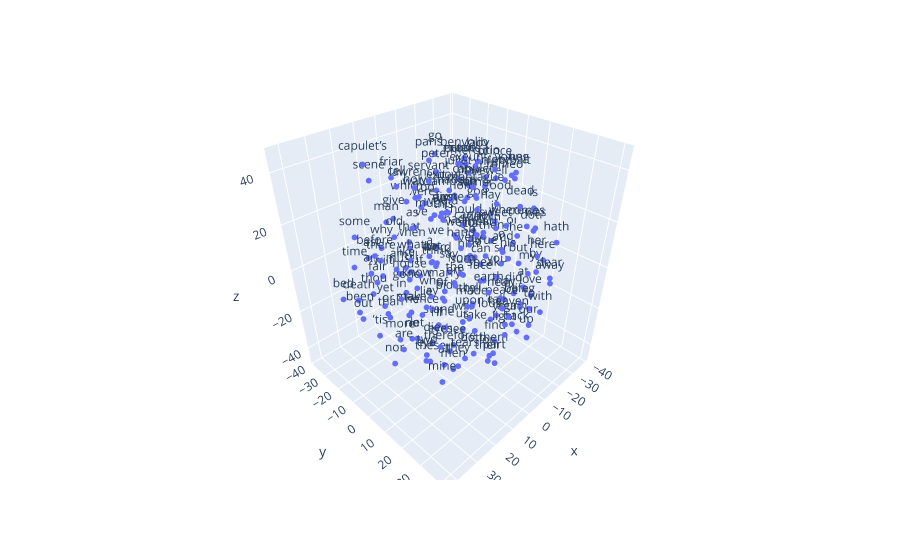

This figure's notebook cell:
### Markdown cell above
Se aprecia similitud entre tokens como **face**, **eyes** y **tears**, tanto desde el punto de vista semántico como lógico, ya que es esperable encontrar estas palabras en contextos similares. En este sentido, el modelo de embeddings logra reflejar relaciones intuitivas del lenguaje.

También se observa proximidad entre palabras como **father** y **lord**, y entre **wife** y **lady**, así como entre los cuatro términos en conjunto.

Vale destacar que las representaciones en 2D (al igual que en 3D) pueden variar entre ejecuciones, ya que pequeños cambios en los vectores originales pueden provocar grandes diferencias en las proyecciones obtenidas mediante PCA.

### Code cell
# Graficar los embedddings en 3D

vecs, labels = reduce_dimensions(w2v_model,3)

fig = px.scatter_3d(x=vecs[:MAX_WORDS,0], y=vecs[:MAX_WORDS,1], z=vecs[:MAX_WORDS,2],text=labels[:MAX_WORDS])
fig.update_traces(marker_size = 2)
fig.write_html("embeddings_3d.html")
fig.show()

### Figure 1 — Plotly figure (JSON) as saved in the notebook; plotly's stock layout.template omitted (floating-point values rounded to 4 significant figures; data arrays with more than 128 entries replaced by an {"elided": "..."} marker saying what was removed)
{"data": [{"hovertemplate": "x=%{x}<br>y=%{y}<br>z=%{z}<br>text=%{text}<extra></extra>", "legendgroup": "", "marker": {"color": "#636efa", "size": 2, "symbol": "circle"}, "mode": "markers+text", "name": "", "scene": "scene", "showlegend": false, "text": {"elided": "200 str values"}, "type": "scatter3d", "x": {"elided": "200 float values"}, "y": {"elided": "200 float values"}, "z": {"elided": "200 float values"}}], "layout": {"legend": {"tracegroupgap": 0}, "margin": {"t": 60}, "scene": {"domain": {"x": [0, 1], "y": [0, 1]}, "xaxis": {"title": {"text": "x"}}, "yaxis": {"title": {"text": "y"}}, "zaxis": {"title": {"text": "z"}}}}}
